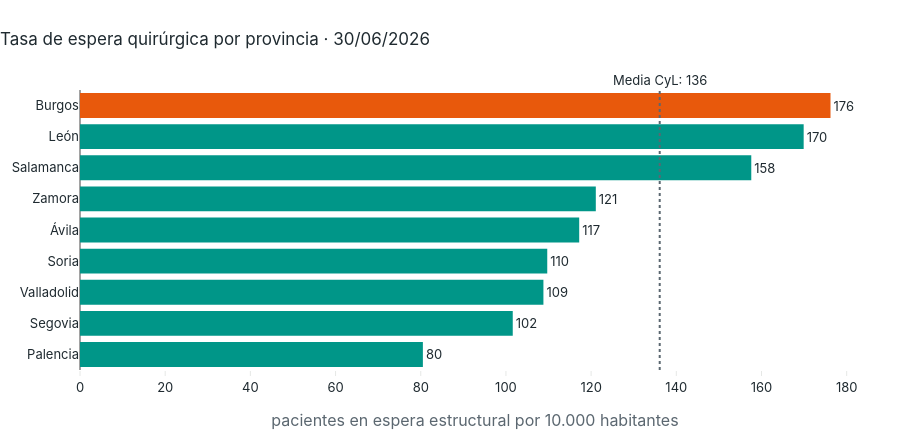

This figure's notebook cell:
### Code cell
ultimo = provincias[provincias["fecha"] == ULTIMA].sort_values("tasa")
colores = [DESTACADO if p == "Burgos" else PRINCIPAL for p in ultimo["provincia"]]

fig = go.Figure(go.Bar(x=ultimo["tasa"], y=ultimo["provincia"], orientation="h",
                       marker_color=colores, text=ultimo["tasa"].round(0), textposition="outside",
                       hovertemplate="%{y}: %{x:.1f} por 10.000 hab.<extra></extra>"))
valor_region = tasa_region.iloc[-1]["tasa"]
fig.add_vline(x=valor_region, line_dash="dot", line_color="#5b6770",
              annotation_text=f"Media CyL: {valor_region:.0f}", annotation_position="top")
fig.update_layout(title=f"Tasa de espera quirúrgica por provincia · {ULTIMA:%d/%m/%Y}",
                  xaxis_title="pacientes en espera estructural por 10.000 habitantes",
                  hovermode="closest", height=430)
fig.show()

ult_b = ultimo.set_index("provincia").loc["Burgos"]
print(f"Burgos: {ult_b['tasa']:.1f} por 10.000 hab. frente a {valor_region:.1f} de media "
      f"({(ult_b['tasa'] / valor_region - 1) * 100:+.0f} %). Demora: {ult_b['demora_media_dias']:.0f} días.")

### Figure 1 — Plotly figure (JSON) as saved in the notebook; plotly's stock layout.template omitted (floating-point values rounded to 4 significant figures)
{"data": [{"hovertemplate": "%{y}: %{x:.1f} por 10.000 hab.<extra></extra>", "marker": {"color": ["#009688", "#009688", "#009688", "#009688", "#009688", "#009688", "#009688", "#009688", "#e8590c"]}, "orientation": "h", "text": [80.0, 102.0, 109.0, 110.0, 117.0, 121.0, 158.0, 170.0, 176.0], "textposition": "outside", "type": "bar", "x": [80.5, 101.6, 108.8, 109.7, 117.2, 121.1, 157.6, 169.9, 176.2], "y": ["Palencia", "Segovia", "Valladolid", "Soria", "Ávila", "Zamora", "Salamanca", "León", "Burgos"]}], "layout": {"annotations": [{"showarrow": false, "text": "Media CyL: 136", "x": 136.1, "xanchor": "center", "xref": "x", "y": 1, "yanchor": "bottom", "yref": "y domain"}], "height": 430, "hovermode": "closest", "shapes": [{"line": {"color": "#5b6770", "dash": "dot"}, "type": "line", "x0": 136.1, "x1": 136.1, "xref": "x", "y0": 0, "y1": 1, "yref": "y domain"}], "title": {"text": "Tasa de espera quirúrgica por provincia · 30/06/2026"}, "xaxis": {"title": {"text": "pacientes en espera estructural por 10.000 habitantes"}}}}
